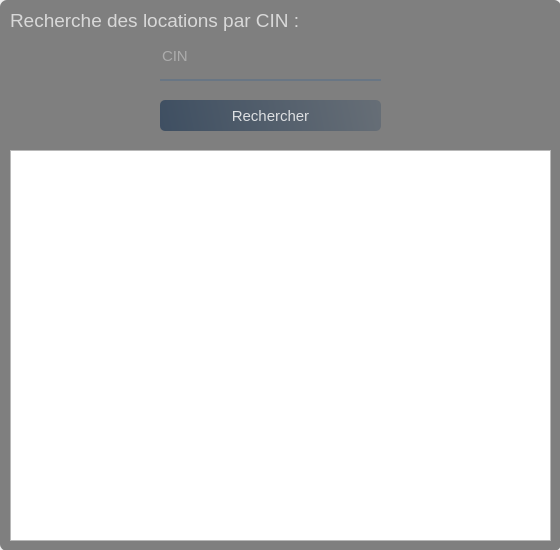
<?xml version="1.0" encoding="UTF-8"?>
<ui version="4.0">
 <class>Form</class>
 <widget class="QWidget" name="Form">
  <property name="geometry">
   <rect>
    <x>0</x>
    <y>0</y>
    <width>560</width>
    <height>550</height>
   </rect>
  </property>
  <property name="windowTitle">
   <string>Form</string>
  </property>
  <widget class="QWidget" name="widget" native="true">
   <property name="geometry">
    <rect>
     <x>0</x>
     <y>0</y>
     <width>561</width>
     <height>551</height>
    </rect>
   </property>
   <widget class="QLabel" name="label_4">
    <property name="geometry">
     <rect>
      <x>0</x>
      <y>-5</y>
      <width>561</width>
      <height>551</height>
     </rect>
    </property>
    <property name="styleSheet">
     <string notr="true">border-image: url(:/images/abstract-gradient-blue-to-white-sq-format-thomas-woolworth.jpg);</string>
    </property>
    <property name="text">
     <string/>
    </property>
   </widget>
   <widget class="QLabel" name="label_5">
    <property name="geometry">
     <rect>
      <x>0</x>
      <y>0</y>
      <width>561</width>
      <height>551</height>
     </rect>
    </property>
    <property name="styleSheet">
     <string notr="true">background-color:rgba(0,0,0,120); 
border-radius:7px; </string>
    </property>
    <property name="text">
     <string/>
    </property>
   </widget>
   <widget class="QLabel" name="label_6">
    <property name="geometry">
     <rect>
      <x>10</x>
      <y>0</y>
      <width>351</width>
      <height>41</height>
     </rect>
    </property>
    <property name="maximumSize">
     <size>
      <width>16777215</width>
      <height>16777215</height>
     </size>
    </property>
    <property name="sizeIncrement">
     <size>
      <width>0</width>
      <height>0</height>
     </size>
    </property>
    <property name="font">
     <font>
      <pointsize>14</pointsize>
      <bold>false</bold>
     </font>
    </property>
    <property name="styleSheet">
     <string notr="true">color :rgba(255,255,255,0.7)</string>
    </property>
    <property name="text">
     <string>Recherche des locations par CIN :</string>
    </property>
   </widget>
   <widget class="QTableView" name="tableView_2">
    <property name="geometry">
     <rect>
      <x>10</x>
      <y>150</y>
      <width>541</width>
      <height>391</height>
     </rect>
    </property>
    <property name="styleSheet">
     <string notr="true"/>
    </property>
   </widget>
   <widget class="QPushButton" name="pushButton_2">
    <property name="geometry">
     <rect>
      <x>160</x>
      <y>100</y>
      <width>221</width>
      <height>31</height>
     </rect>
    </property>
    <property name="font">
     <font>
      <pointsize>11</pointsize>
      <bold>false</bold>
     </font>
    </property>
    <property name="styleSheet">
     <string notr="true">QPushButton#pushButton_2{
background-color : qlineargradient(spread:pad,x1:0,y1:0.505682,x2:1,y2:0.477,stop:0 rgba(20,47,78,0.6),stop:1 rgba(85,98,112,0.6));
color:rgba(255,255,255,0.8);
border-radius:5px;
}
QPushButton#pushButton_2:hover{
background-color : qlineargradient(spread:pad,x1:0,y1:0.505682,x2:1,y2:0.477,stop:0 rgba(40,67,98,219),stop:1 rgba(105,118,132,226));
}
QPushButton#pushButton_2:pressed{
background-color : qlineargradient(spread:pad,x1:0,y1:0.505682,x2:1,y2:0.477,stop:0  rgba(20,47,78,0.6),stop:1 rgba(85,98,112,0.8));
color:rgba(255,255,255,210);
border-radius:5px;
}
</string>
    </property>
    <property name="text">
     <string>Rechercher</string>
    </property>
   </widget>
   <widget class="QLineEdit" name="lineEdit_4">
    <property name="geometry">
     <rect>
      <x>160</x>
      <y>40</y>
      <width>221</width>
      <height>41</height>
     </rect>
    </property>
    <property name="font">
     <font>
      <pointsize>11</pointsize>
     </font>
    </property>
    <property name="styleSheet">
     <string notr="true">background-color: rgba(0,0,0,0);
border : none ;
border-bottom : 2px solid rgba(105,118,132,255);
color :rgba(255,255,255,0.7);
padding-bottom:7px ;</string>
    </property>
    <property name="placeholderText">
     <string>CIN</string>
    </property>
    <property name="clearButtonEnabled">
     <bool>true</bool>
    </property>
   </widget>
  </widget>
 </widget>
 <resources>
  <include location="res_msgbox.qrc"/>
 </resources>
 <connections/>
</ui>
